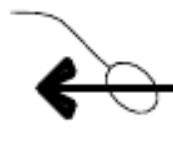
#> input picture img_templates/left-top.png, 173 x 147 px; its folder holds 5 pictures in this run
$ jupyter execute contours.ipynb
#> lines starting #> are read from the running program, lines starting #| are printed output that depends on the picture; after the words box and inside, x2 and y2 are one past the last pixel; in counts of white or black regions, pixels touching at a corner belong together
#> further down, template is the input picture: shape (147, 173, 3); min 0, max 255, mean 228
### ocr/line_detector.py
import os
import uuid

import cv2
import numpy as np

def is_grayscale(img):
    return len(img.shape) == 2

# [28 lines left out: function find_template_location, not called in this run]

def is_horizontal(l):
    return abs(l[1] - l[3]) < 10

def is_vertical(l):
    return abs(l[0] - l[2]) < 10

# [60 lines left out: functions tile_image, detect_vertical_lines, detect_horizontal_lines, not called in this run]

def detect_lines(tile, process=True):
    return detect_horizontal_lines(tile, process) + detect_vertical_lines(tile, process)

# [51 lines left out: functions detect_lines_global, merge_lines, not called in this run]

def find_contours(image_cropped, ksize=(10, 10)):
#> called with ksize = (10, 10)
    gray = cv2.cvtColor(image_cropped, cv2.COLOR_BGR2GRAY)
    inverted_image = cv2.bitwise_not(gray)
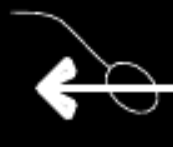
#> inverted_image: shape (147, 173); min 0, max 255, mean 27
    _, thresh = cv2.threshold(inverted_image, 100, 255, 0)
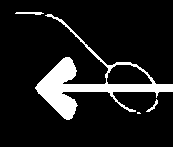
#> thresh: shape (147, 173); 11.4% white; 4 white regions (1 under 20 px), largest, box (x1, y1, x2, y2) and area: (35, 14, 173, 120) 2779, (15, 12, 44, 15) 61, (146, 99, 158, 112) 42

    kernel = cv2.getStructuringElement(cv2.MORPH_RECT, ksize)
    dilated = cv2.dilate(thresh, kernel, iterations=1)
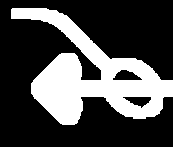
#> dilated: shape (147, 173); 29.4% white; 1 white region
    contours, _ = cv2.findContours(dilated, cv2.RETR_TREE, cv2.CHAIN_APPROX_SIMPLE)
#> contours = 3 contours; box (x1, y1, x2, y2) and area: (11, 8, 173, 125) 7564, (112, 69, 143, 81) 222, (122, 96, 152, 109) 204
    return contours

# [146 lines left out: functions contour_orientation, match_contours, crop_template_location, find_matched, bbox_position, select_one and 2 more, not called in this run]

def point_inside_bbox(x, y, bbox):
    bx1, by1, bx2, by2 = bbox
    return bx1 <= x <= bx2 and by1 <= y <= by2

# [28 lines left out: functions distance_point_to_bbox, detect_line_ending_in_bbox, not called in this run]

### contours.ipynb
[cell 1]
import os

files = os.listdir("img_templates")
files = sorted(files)
files

[cell 2]
from ocr.line_detector import find_contours
from PIL import Image

import cv2

template = cv2.imread("img_templates/left-top.png")
cnt_s = find_contours(template)
#> cnt_s has the same summary as contours in find_contours
for i, cnt in enumerate(cnt_s):
    print(i, cv2.contourArea(cnt))
#> this loop made 3 passes
#| 0 7563.5
#| 1 204.5
#| 2 222.5
cv2.drawContours(template, [cnt_s[1]], -1, (0, 255, 0), 3)
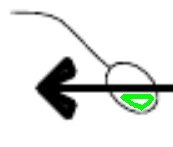
#> template: shape (147, 173, 3); 1.18% of pixels changed, all inside (x1, y1, x2, y2) = (120, 94, 154, 111)
Image.fromarray(template)
